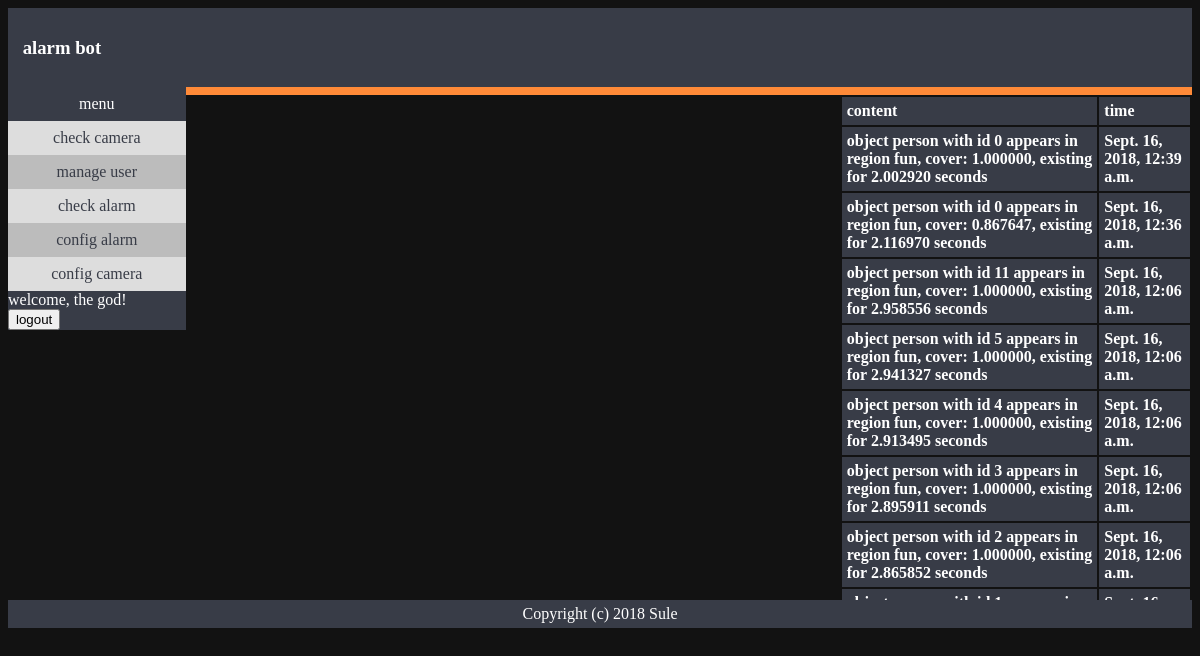
The page /panel/getalarm/ (signed in) on the database as committed earlier.
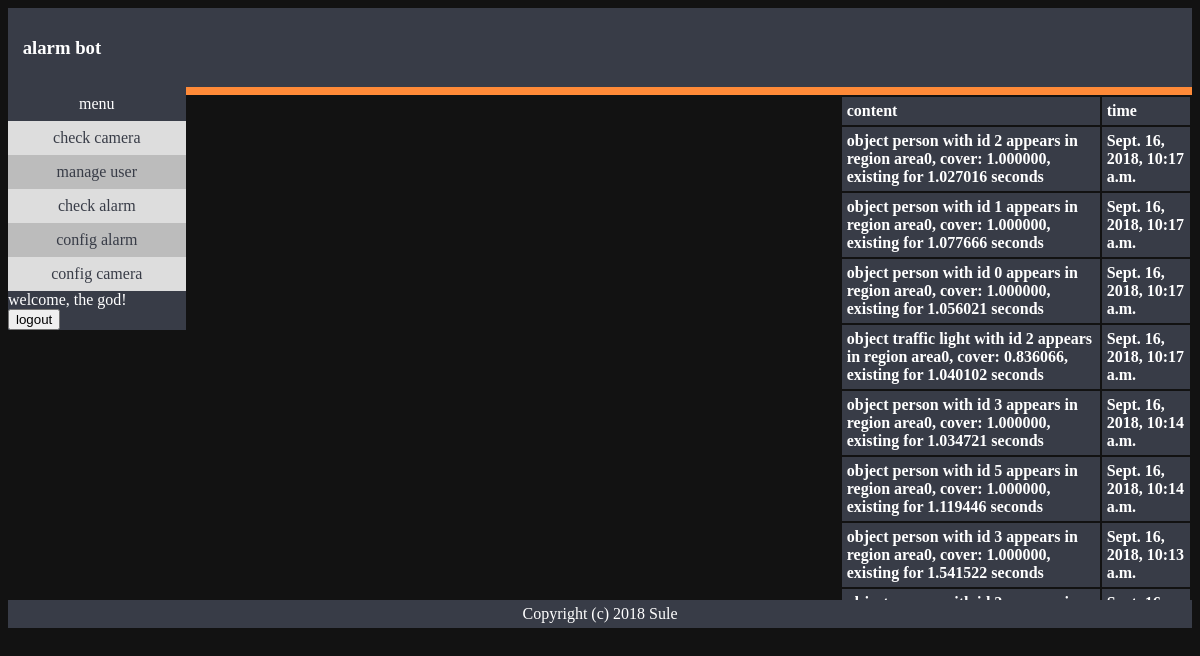
The same page on the database as committed later.
### campip/models.py (models this page shows)
class Alarm(models.Model):
    content = models.TextField()
    time = models.DateTimeField(auto_now_add=True)

### panel/views.py (the view)
# urls.py: path('getalarm/', views.getalarm, name='getalarm'),
def getalarm(request):
    is_auth = getsession(request, 'is_auth', False)
    alarms = []
    usernm = getsession(request, 'username', 'stranger')
    if is_auth:
        alarms = Alarm.objects.order_by('-time')
        context = {'is_auth': is_auth, 'alarms': alarms, 'username': usernm}
        return render(request, 'panel/alarm.html', context)
    return HttpResponseForbidden()

### panel/views.py (called while the page is built)
def getsession(request, key, default):
    res = default
    if key in request.session:
        res = request.session[key]
    return res

### panel/templates/panel/alarm.html (shortened to what this page needs)
{% extends "panel/panel.html" %} {% block page %}
<div id="alarm_table">
    <table>
        <tbody>
            <tr>
                <th>content</th>
                <th>time</th>
            </tr>
            {% for alarm in alarms %}
            <tr onclick=delalarm({{alarm.id}})>
                <th>{{alarm.content}}</th>
                <th>{{alarm.time}}</th>
            </tr>
            {% endfor %}
        </tbody>
    </table>
</div>
{% endblock page %}

Rows that differ between the two databases and show on the page:
no longer on this page (row unchanged): Alarm: content "object person with id 0 appears in region fun, cover: 1.000000, existing for 2.002920 seconds", time "Sept. 16, 2018, 12:39 a.m."
no longer on this page (row unchanged): Alarm: content "object person with id 0 appears in region fun, cover: 0.867647, existing for 2.116970 seconds", time "Sept. 16, 2018, 12:36 a.m."
no longer on this page (row unchanged): Alarm: content "object person with id 11 appears in region fun, cover: 1.000000, existing for 2.958556 seconds", time "Sept. 16, 2018, 12:06 a.m."
no longer on this page (row unchanged): Alarm: content "object person with id 5 appears in region fun, cover: 1.000000, existing for 2.941327 seconds", time "Sept. 16, 2018, 12:06 a.m."
no longer on this page (row unchanged): Alarm: content "object person with id 4 appears in region fun, cover: 1.000000, existing for 2.913495 seconds", time "Sept. 16, 2018, 12:06 a.m."
no longer on this page (row unchanged): Alarm: content "object person with id 3 appears in region fun, cover: 1.000000, existing for 2.895911 seconds", time "Sept. 16, 2018, 12:06 a.m."
no longer on this page (row unchanged): Alarm: content "object person with id 2 appears in region fun, cover: 1.000000, existing for 2.865852 seconds", time "Sept. 16, 2018, 12:06 a.m."
added Alarm: content "object person with id 2 appears in region area0, cover: 1.000000, existing for 1.027016 seconds", time "Sept. 16, 2018, 10:17 a.m."
added Alarm: content "object person with id 1 appears in region area0, cover: 1.000000, existing for 1.077666 seconds", time "Sept. 16, 2018, 10:17 a.m."
added Alarm: content "object person with id 0 appears in region area0, cover: 1.000000, existing for 1.056021 seconds", time "Sept. 16, 2018, 10:17 a.m."
added Alarm: content "object traffic light with id 2 appears in region area0, cover: 0.836066, existing for 1.040102 seconds", time "Sept. 16, 2018, 10:17 a.m."
added Alarm: content "object person with id 3 appears in region area0, cover: 1.000000, existing for 1.034721 seconds", time "Sept. 16, 2018, 10:14 a.m."
added Alarm: content "object person with id 5 appears in region area0, cover: 1.000000, existing for 1.119446 seconds", time "Sept. 16, 2018, 10:14 a.m."
added Alarm: content "object person with id 3 appears in region area0, cover: 1.000000, existing for 1.541522 seconds", time "Sept. 16, 2018, 10:13 a.m."
